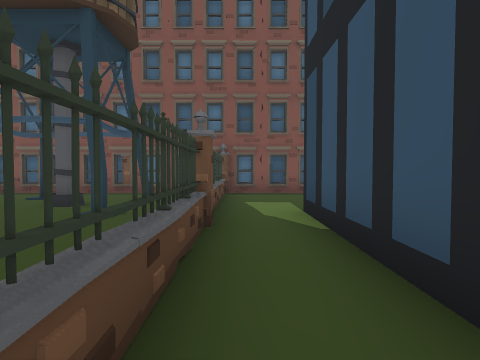
[1] (above)

24 first-person views from a walk through a scene from a Unity 3-D project. The camera is 1.4 m above the floor, tilts 2° down and sees 75° across. The floor is counted in squares, 2 m on a side. Each view is taken from the middle of a square. On the plan, view 1 faces up. The plan holds only what a view shows up to about 10 squares ahead; the rest is blank. The place goes on beyond the plan. The player character is not drawn. Some animated figures are not drawn.

[2]
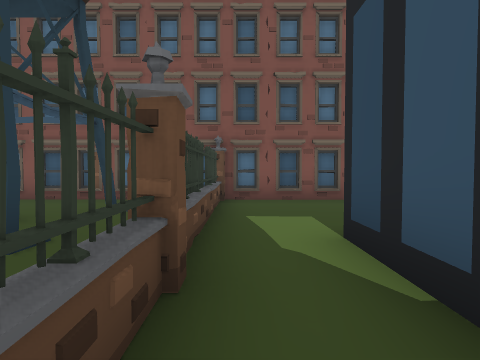

[3]
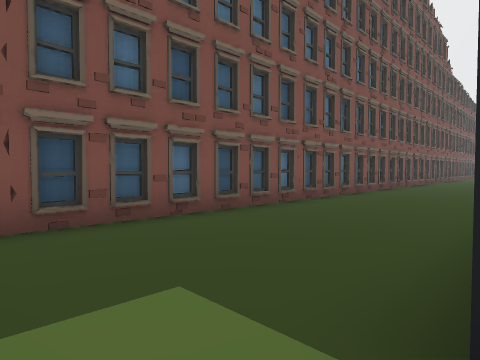

[4]
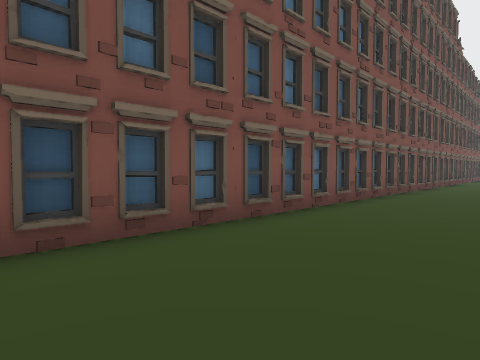

[5]
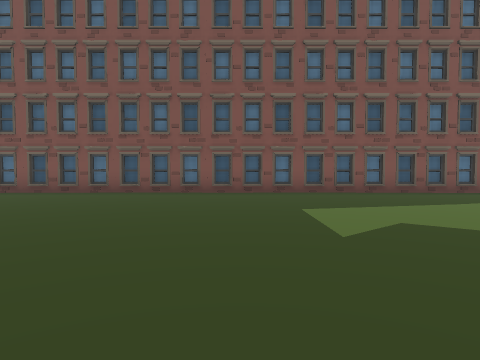

[6]
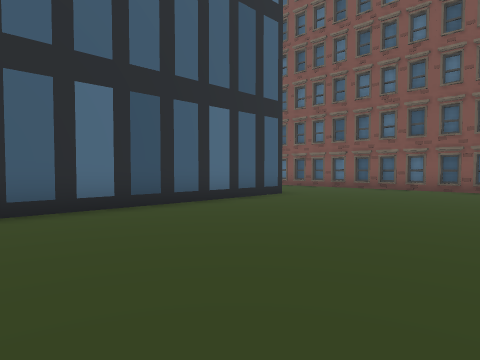

[7]
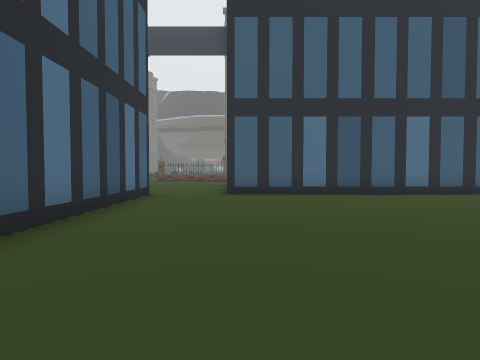

[8]
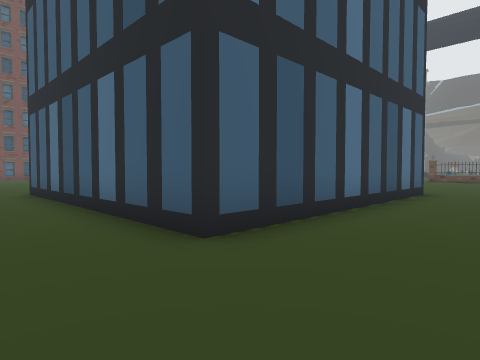

[9]
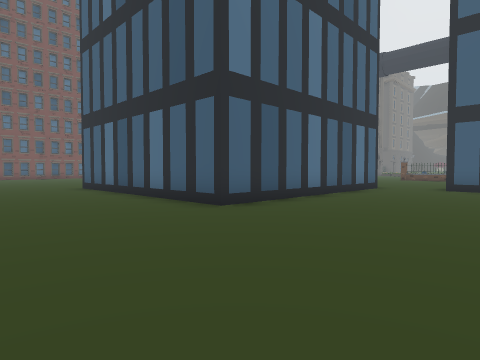

[10]
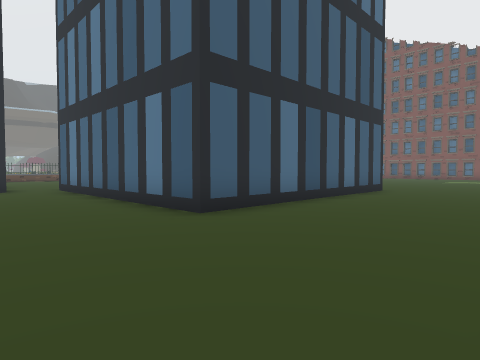

[11]
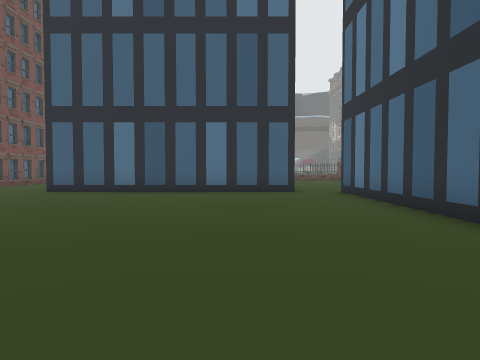

[12]
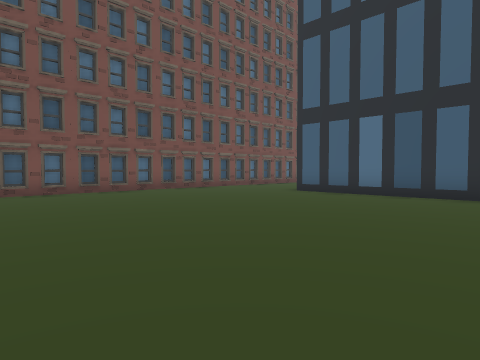

[13]
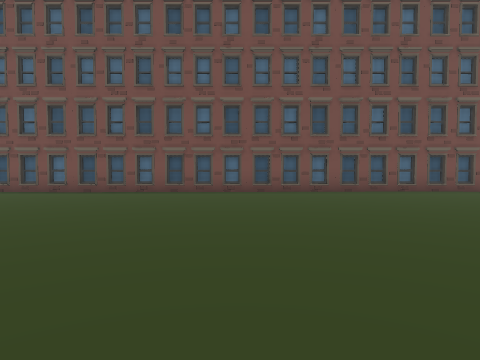

[14]
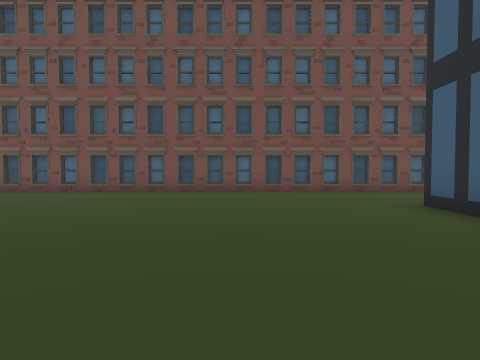

[15]
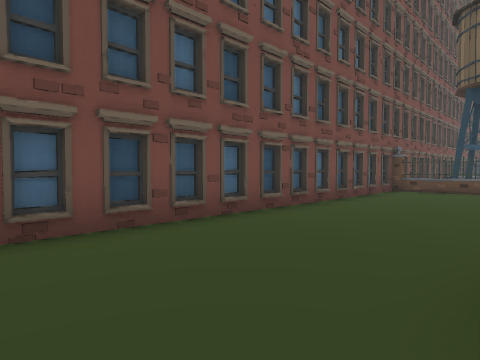

[16]
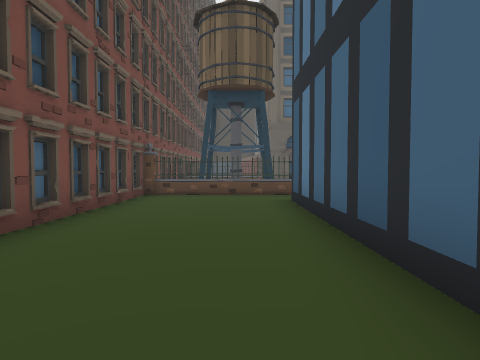

[17]
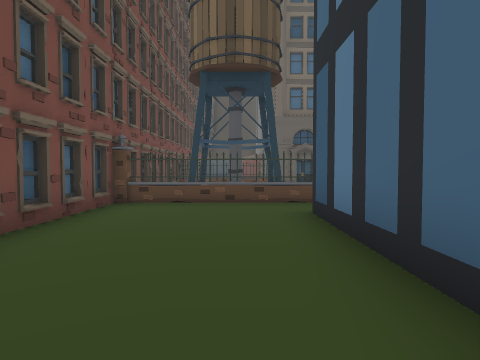

[18]
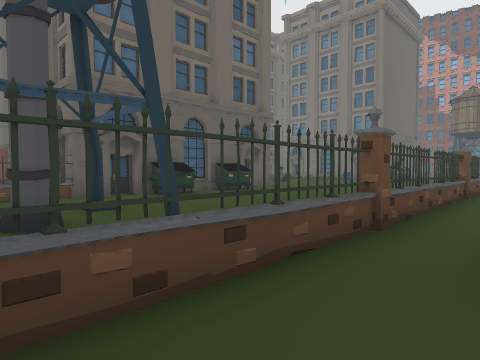

[19]
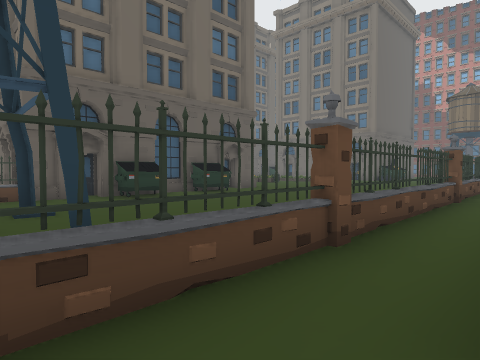

[20]
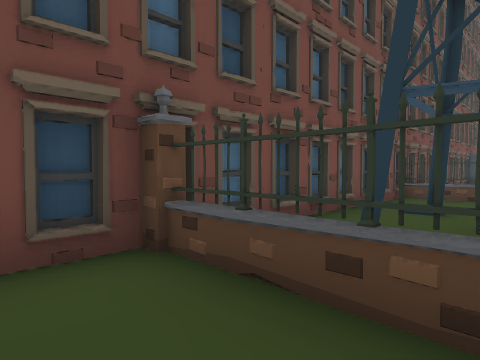

[21]
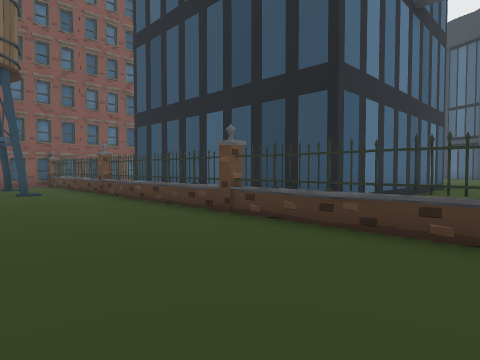

[22]
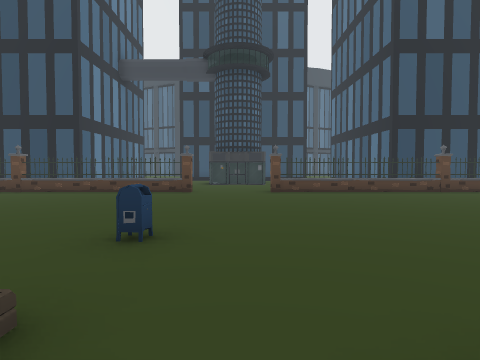

[23]
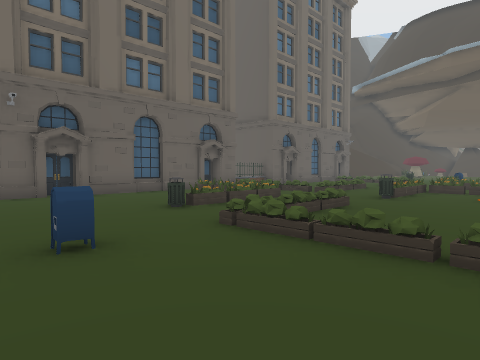

[24]
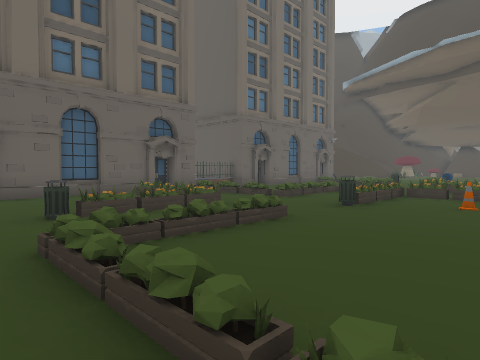

### Floor plan
Points are (right, up) in squares from view 1. A wall is a line through its corners. A room is listed if a view was taken in it or the views show most of it. See-through windows are left out.
Room 1 (views 1, 2, 3, 4, 5, 6, 7, 8, 9)
walls: (8.6, 5.2) (8.6, -2.4); (8.5, -4.4) (16.1, -4.4) (16.1, -11.9); (22, 9.1) (-0.9, 9.1); (1.1, -2.4) (1.1, 5.2); (-0.4, 3.7) (-0.4, 0.5); (-0.4, 8.4) (-0.4, 4.2)
ways out: opening at (18.5, -13) to room 2; opening at (9, -3.5) to room 3
objects: other object (0, -1); other object (0, 4); other object (0, 9)
Room 2 (views 10, 11, 12, 13, 14, 15, 16, 17, 18, 19, 20)
walls: (6.6, -20.8) (1, -20.8); (8.6, -13.2) (8.6, -20.9); (16.1, -11.9) (8.5, -11.9); (-0.4, -20.5) (-0.5, -24.4); (-0.9, -24.6) (22.5, -24.6)
ways out: opening at (18.5, -13) to room 1; opening at (0, -20) to room 3; opening at (8, -13) to room 3
objects: other object (0, -24)
Room 3 (views 21, 22, 23, 24)
walls: (-0.6, -6.3) (-0.6, -1.4); (-0.6, -1.1) (-0.6, 3.7); (-8.1, -13) (-7.2, -13) (-7.2, -13.4); (-0.4, -10.8) (-0.4, -13.6); (-11.5, -13.2) (-10.5, -13.2); (-0.6, -13.5) (-0.6, -9.4); (-13.1, -13) (-8.9, -13) (-8.9, -13.5) (-8.2, -13.5); (-0.4, -14.6) (-0.4, -18.6); (-7.5, -16.2) (-7.5, -16.7); (-0.6, -15.3) (-0.6, -14.4); (-0.6, 4) (-0.6, 5.7); (-7.7, -18.7) (-7.7, -19.4); (-7.2, -19.5) (-7.2, -24.7); (7.5, -2.4) (1.1, -2.4); (-7.1, -20.5) (-8.1, -20.5); (-0.4, -19.5) (-0.4, -20.5); (-0.9, 9.1) (-7.1, 9.1); (-8.4, -24.6) (-0.9, -24.6)
ways out: opening at (9, -3.5) to room 1; opening at (0, -20) to room 2; opening at (8, -13) to room 2
objects: other object (-19, -7); other object (-19, -6); other object (-19, -5); other object (-17, -9); other object (-17, -6); other object (-17, -5); other object (-16, -9); other object (-16, -7); other object (-15, -9); other object (-15, -7); other object (-15, -5); other object (-14, -12); other object (-14, -11); other object (-14, -10); other object (-14, -7); other object (-12, -11); other object (-12, -10); other object (-12, -9); other object (-11, -9); other object (-11, -7); other object (-10, -9); other object (-9, -9); other object (-9, -7); other object (-9, -6); other object (-9, -5); other object (-9, -4); other object (-7, -18); other object (-7, -16); other object (-7, -7); other object (-5, -23); other object (-5, 5); other object (-3, -23) to (-2, -21); other object (-3, 5) to (-2, 7); other object (-3, 9); other object (-1, -19); other object (-1, -14); other object (-1, -9); other object (0, -6)

Where each view was taken, in squares from view 1:
view 1: 0 up, 0 right, facing up
view 2: 2 up, 0 right, facing up
view 3: 5 up, 0 right, facing up-right
view 4: 6 up, 3 right, facing up-right
view 5: 0 up, 15 right, facing up
view 6: 2 down, 14 right, facing up-left
view 7: 2 down, 17 right, facing left
view 8: 2 down, 18 right, facing down-left
view 9: 0 up, 20 right, facing down-left
view 10: 15 down, 20 right, facing up-left
view 11: 15 down, 18 right, facing left
view 12: 15 down, 17 right, facing down-left
view 13: 15 down, 17 right, facing down
view 14: 15 down, 12 right, facing down
view 15: 21 down, 10 right, facing down-left
view 16: 22 down, 8 right, facing left
view 17: 22 down, 6 right, facing left
view 18: 23 down, 1 right, facing up-left
view 19: 22 down, 1 right, facing up-left
view 20: 22 down, 1 right, facing down-left
view 21: 5 down, 4 left, facing up-right
view 22: 8 down, 10 left, facing right
view 23: 4 down, 6 left, facing down-left
view 24: 4 down, 8 left, facing down-left
